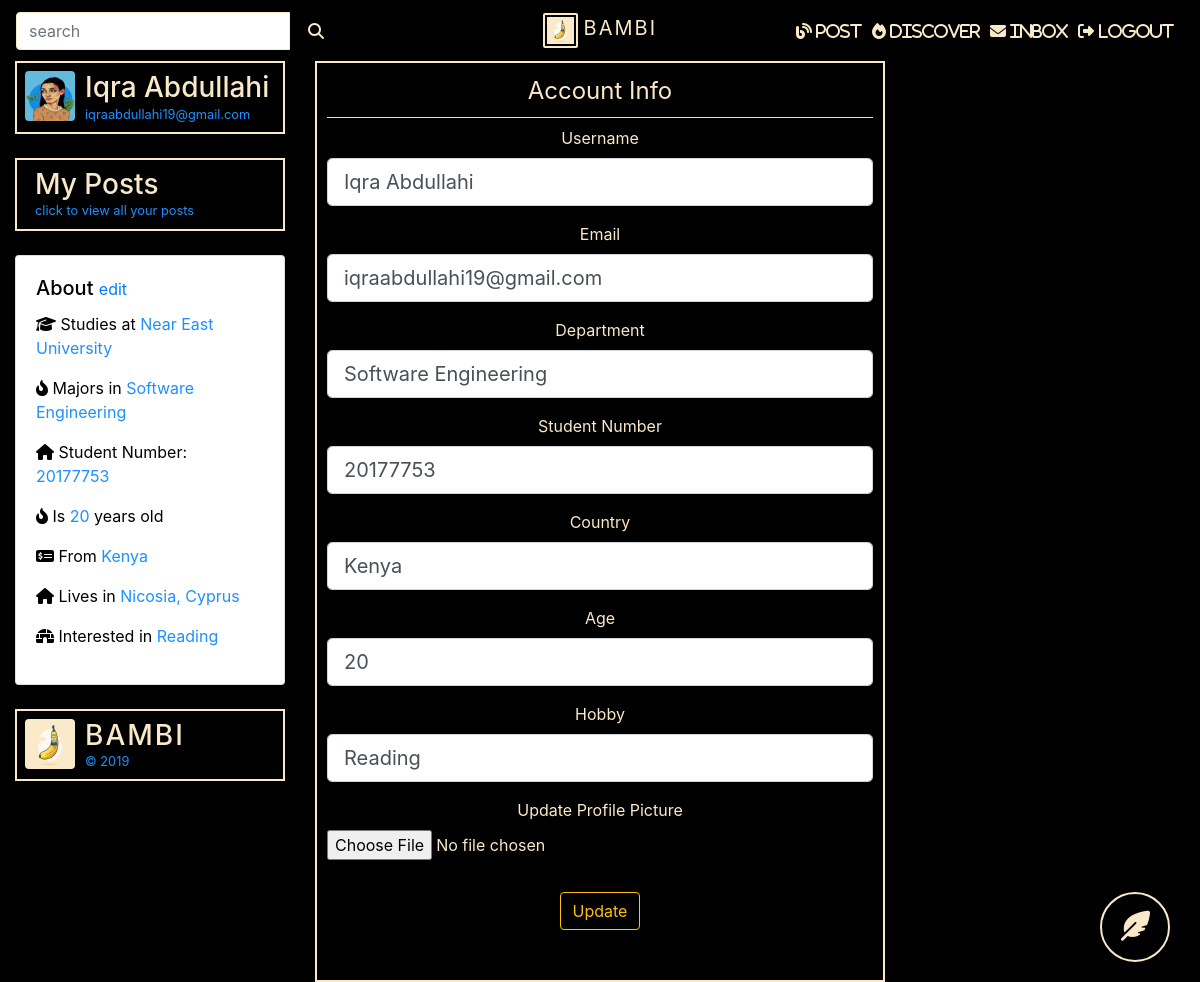
Screenshot of /account (signed in) with the database file from the repository.
### bambiv3/models.py (models this page shows, shortened)
class User(db.Model, UserMixin):
	id = db.Column(db.Integer, primary_key=True)
	username = db.Column(db.String(20), unique=True, nullable=False)
	email = db.Column(db.String(120), unique=True, nullable=False)
	image_file = db.Column(db.String(20), nullable=False, default='default.jpg')
	password = db.Column(db.String(60), nullable=False)
	department = db.Column(db.String(20), nullable=False)
	student_number = db.Column(db.Integer(), unique=True, nullable=False)
	age = db.Column(db.Integer(), nullable=False)
	country = db.Column(db.String(20), nullable=False)
	hobby = db.Column(db.String(20), nullable=False)
	posts = db.relationship('Post', backref='author', lazy=True)

### bambiv3/routes.py (the view)
@app.route('/account', methods=['GET', 'POST'])
@login_required
def account():
	form = UpdateAccountForm()
	if form.validate_on_submit():
		if form.picture.data:
			picture_file = save_picture(form.picture.data)
			current_user.image_file = picture_file
		current_user.username = form.username.data
		current_user.email = form.email.data
		current_user.department = form.department.data
		current_user.student_number = form.student_number.data
		current_user.country = form.country.data
		current_user.age = form.age.data
		current_user.hobby = form.hobby.data
		db.session.commit()
		flash('Your Account has been updated', 'success')
		return redirect(url_for('account'))
	elif request.method == 'GET':
		form.username.data = current_user.username
		form.email.data = current_user.email
		form.department.data = current_user.department
		form.student_number.data = current_user.student_number
		form.country.data = current_user.country
		form.age.data = current_user.age
		form.hobby.data = current_user.hobby
	image_file = url_for('static', filename='profile_pics/' + current_user.image_file)
	return render_template('account.html', title='Account', image_file=image_file, form=form)

### bambiv3/forms.py (shortened to what this page needs)
class UpdateAccountForm(FlaskForm):
	username = StringField('Username', validators = [DataRequired(), Length(min=2, max=20) ])
	email = StringField('Email', validators = [DataRequired(), Email()])
	picture = FileField('Update Profile Picture', validators=[FileAllowed(['jpg', 'png'])])
	department = StringField('Department', validators=[DataRequired()])
	student_number = StringField('Student Number', validators=[DataRequired()])
	country = StringField('Country', validators=[DataRequired()])
	age = StringField('Age', validators=[DataRequired()])
	hobby = StringField('Hobby')
	submit = SubmitField('Update')

### bambiv3/models.py (called while the page is built)
@login_manager.user_loader
def load_user(user_id):
	return User.query.get(int(user_id))

### bambiv3/templates/account.html (shortened to what this page needs)
{% extends "layout.html" %}
{% block content %}
<div class="container-fluid">
	<div class="row">
		<div class="col-3">
		      <header style="color:#F9E9C8;border:2px solid #F9E9C8;padding:8px;cursor:pointer;" data-toggle="modal" data-target="#profile">
		        <img src="{{ image_file }}" alt="harun profile" class="profile-thumbnail">
		        <div class="profile-name">
		          <h3>{{current_user.username}}</h3>
		          <small>{{current_user.email}}</small>
		        </div>
		      </header>
		      <br>
		      <header style="color:#F9E9C8;border:2px solid #F9E9C8;padding:8px;cursor:pointer;" data-toggle="modal" data-target="#profile"><a class="text-decoration:none;" href="{{url_for('user_posts', username=current_user.username)}}">
		        <div class="profile-name">
		          <h3 style="color:#F9E9C8;">My Posts</h3>
		          <small>click to view all your posts</small>
		        </div>
		        </a>
		      </header>
		      <br>
		    <div class="card about" style="color:#000;text-align:left;">
		    <div class="card-body">
		      <h5 class="card-title">About <small><a href="{{ url_for('account') }}">edit</a></small></h5>
		      <p><i class="fas fa-graduation-cap"></i> Studies at <span>Near East University</span></p>
		      <p><i class="fas fa-fire-alt"></i> Majors in <span>{{current_user.department}}</span></p>
		      <p><i class="fas fa-home"></i> Student Number: <span>{{current_user.student_number}}</span></p>
		      <p><i class="fas fa-fire-alt"></i> Is <span>{{current_user.age}}</span> years old</p>
		      <p><i class="fas fa-money-check-alt"></i> From <span>{{current_user.country}}</span></p>
		      <p><i class="fas fa-home"></i> Lives in <span>Nicosia, Cyprus</span></p>
		      <p><i class="fas fa-igloo"></i> Interested in <span>{{current_user.hobby}}</span></p>
		    </div>
		  </div>
		  <br>
		  <header style="color:#F9E9C8;border:2px solid #F9E9C8;padding:8px;">
		    <img src="{{ url_for('static', filename='profile_pics/' + 'logo.png') }}" alt="logo" class="profile-thumbnail">
		    <div class="profile-name">
		      <h3 class="logo">BAMBI</h3>
		      <small>&copy 2019</small>
		    </div>
		  </header>
		</div>
		<div class="col-6" style="text-align: center">
			<div class="post">
			  <div id="inner">
			   <div class="content-section">
				  <form method="POST" action="" enctype="multipart/form-data">
				    <fieldset class="form-group">
				      <legend class="border-bottom mb-2 pb-2">Account Info</legend>
				      <div class="form-group">
				        {{ form.username.label(class="form-control-label") }}
				        {% if form.username.errors %}
				        {{ form.username(class="form-control form-control-lg is-invalid") }}
				        <div class="invalid-feedback">
				          {% for error in form.username.errors %}
				          <span>{{ error }}</span>
				          {% endfor %}
				        </div>
				        {% else %}
				        {{ form.username(class="form-control form-control-lg") }}
				        {% endif %}
				      </div>
				      <div class="form-group">
				        {{ form.email.label(class="form-control-label") }}
				        {% if form.email.errors %}
				        {{ form.email(class="form-control form-control-lg is-invalid") }}
				        <div class="invalid-feedback">
				          {% for error in form.email.errors %}
				          <span>{{ error }}</span>
				          {% endfor %}
				        </div>
				        {% else %}
				        {{ form.email(class="form-control form-control-lg") }}
				        {% endif %}
				      </div>
				      <div class="form-group">
				        {{ form.department.label(class="form-control-label") }}
				        {% if form.department.errors %}
				        {{ form.department(class="form-control form-control-lg is-invalid") }}
				        <div class="invalid-feedback">
				          {% for error in form.department.errors %}
				          <span>{{ error }}</span>
				          {% endfor %}
				        </div>
				        {% else %}
				        {{ form.department(class="form-control form-control-lg") }}
				        {% endif %}
				      </div>
				      <div class="form-group">
				        {{ form.student_number.label(class="form-control-label") }}
				        {% if form.student_number.errors %}
				        {{ form.student_number(class="form-control form-control-lg is-invalid") }}
				        <div class="invalid-feedback">
				          {% for error in form.student_number.errors %}
				          <span>{{ error }}</span>
				          {% endfor %}
				        </div>
				        {% else %}
				        {{ form.student_number(class="form-control form-control-lg") }}
				        {% endif %}
				      </div>
				      <div class="form-group">
				        {{ form.country.label(class="form-control-label") }}
				        {% if form.country.errors %}
				        {{ form.country(class="form-control form-control-lg is-invalid") }}
				        <div class="invalid-feedback">
				          {% for error in form.country.errors %}
				          <span>{{ error }}</span>
				          {% endfor %}
				        </div>
				        {% else %}
				        {{ form.country(class="form-control form-control-lg") }}
				        {% endif %}
				      </div>
				       <div class="form-group">
				        {{ form.age.label(class="form-control-label") }}
				        {% if form.age.errors %}
				        {{ form.age(class="form-control form-control-lg is-invalid") }}
				        <div class="invalid-feedback">
				          {% for error in form.age.errors %}
				          <span>{{ error }}</span>
				          {% endfor %}
				        </div>
				        {% else %}
				        {{ form.age(class="form-control form-control-lg") }}
				        {% endif %}
				      </div>
				      <div class="form-group">
				        {{ form.hobby.label(class="form-control-label") }}
				        {% if form.hobby.errors %}
				        {{ form.hobby(class="form-control form-control-lg is-invalid") }}
				        <div class="invalid-feedback">
				          {% for error in form.hobby.errors %}
				          <span>{{ error }}</span>
				          {% endfor %}
				        </div>
				        {% else %}
				        {{ form.hobby(class="form-control form-control-lg") }}
				        {% endif %}
				      </div>
				      <div class="form-group">
				        {{ form.picture.label() }}
				        {{ form.picture(class="form-control-file") }}
				    </div>
				    </fieldset>
				    <div class="form-group">
				      {{ form.submit(class="btn btn-outline-warning") }}
				    </div>
				  </form>
			  </div>
		</div>
		<br>
		</div>
{% endblock content %}

### bambiv3/static/main.css (style rules this page uses)
body { background:#000; color: #F9E9C8; }
.logo { color:#F9E9C8; letter-spacing:2px; }
.about span, small { color:#1e90ff; }

### bambiv3/templates/account.html (style rules this page uses)
header, footer { display: flex; flex-direction: row; }
header .profile-thumbnail { width: 50px; height: 50px; border-radius: 4px; }
header .profile-name { display: flex; flex-direction:column; margin-left: 10px; }
header h3, header h4 { display: flex; margin: 0; }
.post { border: 2px solid #F9E9C8; padding: 10px; }

### rows the page displays
User: username "Iqra Abdullahi", email "iqraabdullahi19@gmail.com", department "Software Engineering", student_number "20177753", age "20", country "Kenya", hobby "Reading"
